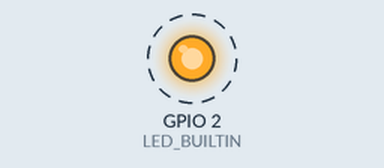
Simulated run of this sketch. Board: ESP32. Shown: output pins drawn as LEDs (lit = HIGH). Dashed ring = blinking. WiFi joins after 1.5 s; servers stay silent unless stated; what the sketch prints to the serial monitor is not drawn.

Above: at 2.0 s.
Timing chart, 0 to 6.1 s (numbered marks = the images above):
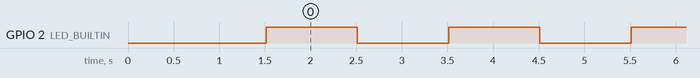

The sketch:

wifiTest.ino
```cpp
#include <WiFi.h> // Include the Wi-Fi library
const char* ssid = "Eon33i"; // SSID
const char* password = "11111111"; // wifi password
int LED_BUILTIN = 2;
void setup() {
  pinMode (LED_BUILTIN, OUTPUT);
  Serial.begin(115200); // Start the Serial Com
  delay(10);
  Serial.println('\n');
  Serial.print("Connecting to ");
  Serial.print(ssid);

  WiFi.begin(ssid,password); // Connect to network

  while (WiFi.status() != WL_CONNECTED) { // Wait
    delay(500);
    Serial.print('.');
  }
  Serial.println('\n');
  Serial.println("Connection established!");
  Serial.print("IP address:\t");
  Serial.println(WiFi.localIP()); // Send the IP
}
void loop() {
  digitalWrite(LED_BUILTIN, HIGH);
  delay(1000);
  digitalWrite(LED_BUILTIN, LOW);
  delay(1000);
  Serial.print("+ ");
}
```

Measured:
- by itself, GPIO 2 (LED_BUILTIN): alternates HIGH for 1.0 s and LOW for 1.0 s
